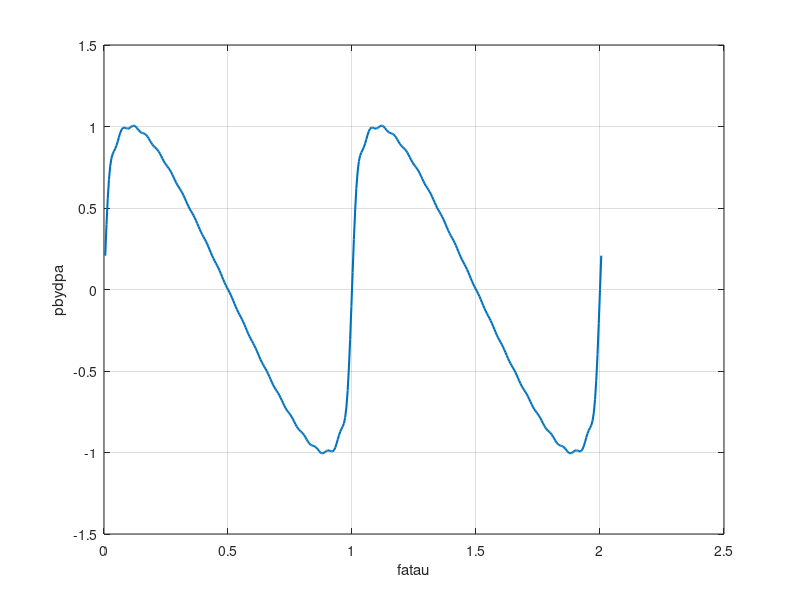

Write the MATLAB code that produced this figure.
%% Fubuni solution

%% Initialization

% Excitation frequency and amplitude
fa  = 1.0e5;    % [Hz]
dpa = 1.0e6;    % [Pa]

% Number of Fubini harmonics in the outer loop
NF = 20;

% Number Bessel summands
NB = 20;

% Number of time steps per simulated time and number of simulated periods
Ntimesteps = 400;
Nperiods   = 2;

% Position divided by the shock formation distance
% In the current implementation, the Fubini solution is singular at sigma = 0!
sigma = 0.9;    % sigma = x/xsh

% Duration of one excitation period
Ta = 1.0/fa;

% Vectors of dimensionless time and pressure
fatau  = zeros(Ntimesteps, 1);
pbydpa = zeros(Ntimesteps, 1);


%% Calculation

% time loop
for i = 1:Ntimesteps
    % calculating time and dimensionless time
    tau = i*(Ta*Nperiods)/(Ntimesteps-1);
    fatau(i) = fa*tau;
    omegatau = 2*pi*fatau(i);
    
    % Loop over the harmonics of the Fubini solution
    % sumFT is the sum over the Fubini terms (outer loop)
    sumFT = 0;
    for n = 1:NF 
        coeff = 2/(n*sigma);
        invcoeff = 1/coeff;
        
        % Loop over the Bessel summands
        % sumBT is the sum of the Bessel summands
        sumBT = 0;
        for m = 0:NB
            % Computing the factorials of the Bessel function
            facm = factorial(m);
            facmplusn = factorial(m+n);
            
            % Computing the Bessel summand and the sum of Bessel summands
            BT = (invcoeff^(2*m+n)) * ((-1)^m)/(facm*facmplusn);
            sumBT = sumBT + BT;
        end
        
        FT = coeff*sin(n*omegatau)*sumBT;
        sumFT = sumFT + FT;
    end
    
    % dimensionless pressure
    pbydpa(i) = dpa*sumFT/dpa; 
end


%% Plotting

plot(fatau, pbydpa, 'LineWidth', 1.5);
xlabel('fatau');  ylabel('pbydpa');
grid on;